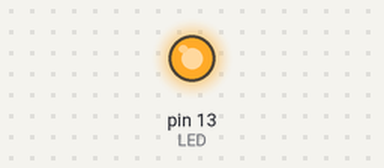
The sketch below on a simulated Arduino Uno, built with avr-gcc and run on an emulated ATmega328P. On the bench: output pins drawn as LEDs (lit = HIGH).

Above: at 0.2 s.
At 19.7 s:
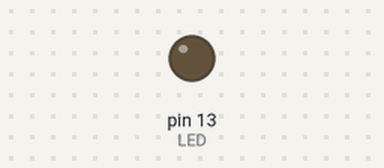
Timing chart, 0 to 32.5 s (numbered marks = the images above):
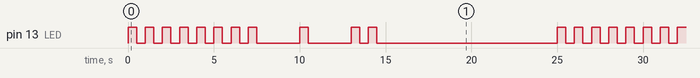

Measured:
- by itself, pin 13 (LED): moves between LOW and HIGH, repeating every 25.0 s
- by itself, everything shown: repeats every 25.0 s, in 22 steps

The sketch:

blink_light.ino
```cpp
#define LED 13  // The pin the LED is connected to

void setup() {
  pinMode(LED, OUTPUT); // Declare the LED as an output
}

void loop() {

  for(int i=0; i<=7; i++){
    digitalWrite(LED, HIGH); // Turn the LED on
    delay(500);
    digitalWrite(LED, LOW); // Turn the LED on
    delay(500);
  }
  delay(2000);
  for(int i=0; i<=0; i++){
    digitalWrite(LED, HIGH); // Turn the LED on
    delay(500);
    digitalWrite(LED, LOW); // Turn the LED on
    delay(500);
  }
  delay(2000);
  for(int i=0; i<=1; i++){
    digitalWrite(LED, HIGH); // Turn the LED on
    delay(500);
    digitalWrite(LED, LOW); // Turn the LED on
    delay(500);
  }
  delay(10000);


}
```
